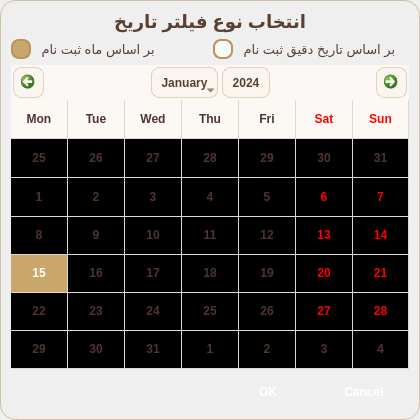
<?xml version="1.0" encoding="UTF-8"?>
<ui version="4.0">
 <class>DateFilterDialog</class>
 <widget class="QDialog" name="DateFilterDialog">
  <property name="geometry">
   <rect>
    <x>0</x>
    <y>0</y>
    <width>420</width>
    <height>420</height>
   </rect>
  </property>
  <property name="minimumSize">
   <size>
    <width>420</width>
    <height>420</height>
   </size>
  </property>
  <property name="maximumSize">
   <size>
    <width>420</width>
    <height>420</height>
   </size>
  </property>
  <property name="windowTitle">
   <string>انتخاب تاریخ ثبت نام</string>
  </property>
  <property name="styleSheet">
   <string notr="true">/* =========================
   Dialog
   ========================= */

QDialog{
    background:qlineargradient(
        x1:0,y1:0,
        x2:0,y2:1,
        stop:0 rgba(252,248,242,245),
        stop:1 rgba(244,236,225,245)
    );

    border:1px solid rgba(194,164,126,160);
    border-radius:16px;
}


/* =========================
   Title
   ========================= */

QLabel#titleLabel{

    color:#5A4033;

    font-size:18px;

    font-weight:bold;

}


/* =========================
   Radio
   ========================= */

QRadioButton{

    color:#5A4033;

    font-size:13px;

    spacing:7px;

}

QRadioButton::indicator{

    width:16px;
    height:16px;

}

QRadioButton::indicator:unchecked{

    background:rgba(255,255,255,160);

    border:2px solid #B8945A;

    border-radius:8px;

}

QRadioButton::indicator:checked{

    background:#C9A66B;

    border:2px solid #B8945A;

    border-radius:8px;

}


/* =========================
   Calendar Frame
   ========================= */

QCalendarWidget{

    background:transparent;

    border:none;

}


/* قسمت اصلی تقویم */

QCalendarWidget QWidget{

    background:rgba(255,250,245,185);

    color:#4E342E;

}


/* Header */

QCalendarWidget QHeaderView::section{

    background:rgba(214,191,162,160);

    color:#5A4033;

    border:none;

    padding:6px;

    font-weight:bold;

}


/* روزها */

QCalendarWidget QAbstractItemView{

    background:rgba(255,250,245,200);

    color:#4E342E;

    selection-background-color:#C9A66B;

    selection-color:white;

    alternate-background-color:transparent;

    outline:0;

}


/* Hover روی روزها */

QCalendarWidget QAbstractItemView::item:hover{

    background:#E7D0AA;

}


/* نوار بالا */

QCalendarWidget QToolButton{

    background:rgba(250,244,236,180);

    color:#5A4033;

    border:1px solid rgba(200,170,120,120);

    border-radius:8px;

    padding:5px;

    margin:2px;

    font-weight:bold;

}

QCalendarWidget QToolButton:hover{

    background:rgba(214,191,162,170);

}


/* فلش */

QCalendarWidget QToolButton::menu-indicator{

    image:none;

}


/* SpinBox سال */

QCalendarWidget QSpinBox{

    background:transparent;

    color:#5A4033;

    border:none;

}


/* Popup انتخاب ماه */

QCalendarWidget QMenu{

    background:#FAF6F1;

    color:#5A4033;

    border:1px solid #D9C3A0;

}

QCalendarWidget QMenu::item{

    padding:6px 18px;

}

QCalendarWidget QMenu::item:selected{

    background:#C9A66B;

    color:white;

}


/* امروز */

QCalendarWidget QAbstractItemView:enabled{

    font-weight:500;

}


/* =========================
   Buttons
   ========================= */

QDialogButtonBox QPushButton{

    min-height:34px;

    min-width:90px;

    border:none;

    border-radius:9px;

    color:white;

    font-weight:bold;

    background:qlineargradient(

        x1:0,y1:0,

        x2:0,y2:1,

        stop:0 #D8B57C,

        stop:1 #A87A4C

    );

}

QDialogButtonBox QPushButton:hover{

    background:#B8945A;

}

QDialogButtonBox QPushButton:pressed{

    background:#8D6746;

}</string>
  </property>
  <layout class="QVBoxLayout" name="verticalLayout">
   <item>
    <widget class="QLabel" name="titleLabel">
     <property name="text">
      <string>انتخاب نوع فیلتر تاریخ</string>
     </property>
     <property name="alignment">
      <set>Qt::AlignCenter</set>
     </property>
    </widget>
   </item>
   <item>
    <layout class="QHBoxLayout" name="horizontalLayout">
     <item>
      <widget class="QRadioButton" name="monthRadio">
       <property name="text">
        <string> بر اساس ماه ثبت نام</string>
       </property>
       <property name="checked">
        <bool>true</bool>
       </property>
       <attribute name="buttonGroup">
        <string notr="true">buttonGroup</string>
       </attribute>
      </widget>
     </item>
     <item>
      <widget class="QRadioButton" name="dayRadio">
       <property name="text">
        <string> بر اساس تاریخ دقیق ثبت نام</string>
       </property>
       <attribute name="buttonGroup">
        <string notr="true">buttonGroup</string>
       </attribute>
      </widget>
     </item>
    </layout>
   </item>
   <item>
    <widget class="QCalendarWidget" name="calendarWidget">
     <property name="gridVisible">
      <bool>true</bool>
     </property>
     <property name="verticalHeaderFormat">
      <enum>QCalendarWidget::NoVerticalHeader</enum>
     </property>
    </widget>
   </item>
   <item>
    <widget class="QDialogButtonBox" name="buttonBox">
     <property name="standardButtons">
      <set>QDialogButtonBox::Cancel|QDialogButtonBox::Ok</set>
     </property>
    </widget>
   </item>
  </layout>
 </widget>
 <resources/>
 <connections/>
 <buttongroups>
  <buttongroup name="buttonGroup"/>
 </buttongroups>
</ui>
